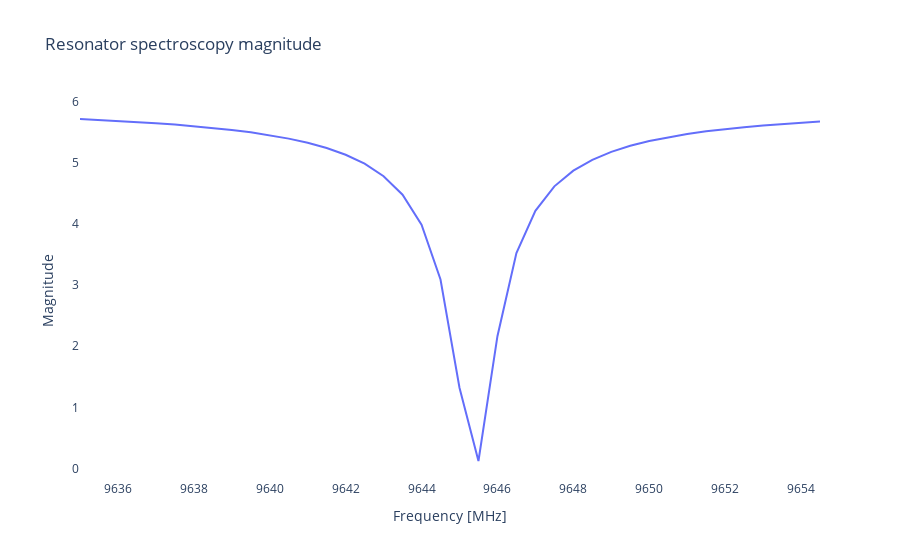
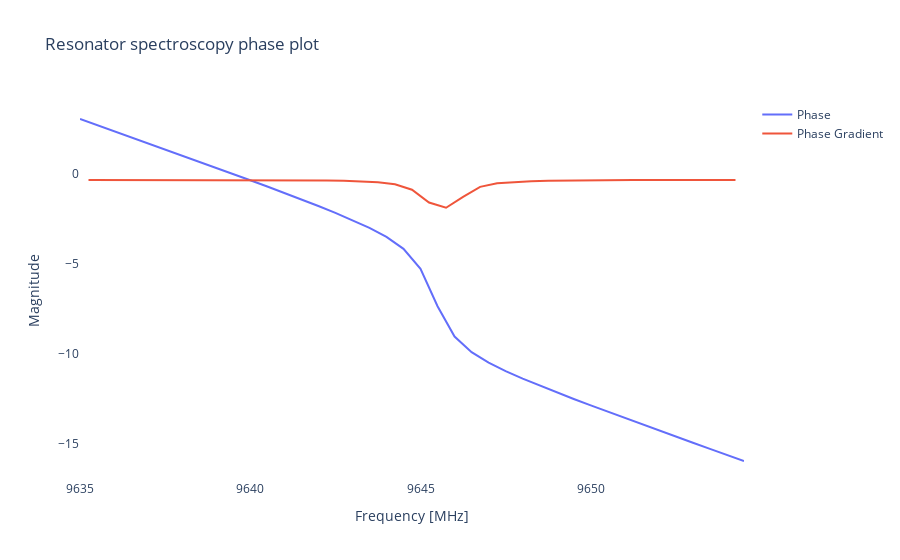
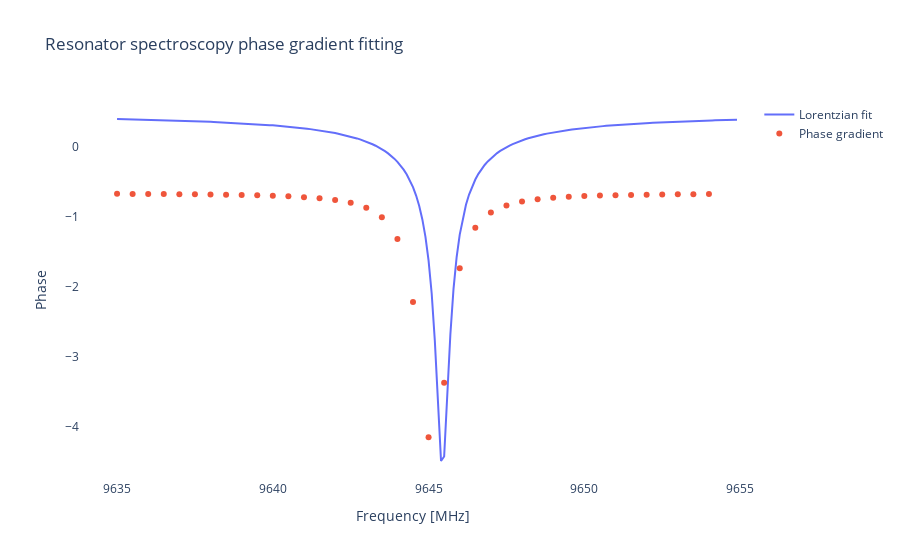

The notebook cell saved with these charts, in order:
### Markdown cell above
# Resonators Spectroscopy

### Code cell
dut = duts_dict['Q1']                                # device under test (qubit and resonator pair)
mprim = dut.get_measurement_prim_intlist(0)         # resonator measurement params
c1 = dut.get_c1('f01')                              # qubit pulse collection

ResonatorSweepTransmissionWithExtraInitialLPB(dut,
            start = 9645-10,
            stop  = 9645+10,
            step = 0.5,
            num_avs = 10000,
            rep_rate = 0.0,
            mp_width = 8,
            amp=0.03
)

### Figure 1 — Plotly figure (JSON) as saved in the notebook; plotly's stock layout.template omitted (floating-point values rounded to 4 significant figures)
{"data": [{"mode": "lines", "name": "Magnitude", "type": "scatter", "x": [9635.0, 9636.0, 9636.0, 9636.0, 9637.0, 9638.0, 9638.0, 9638.0, 9639.0, 9640.0, 9640.0, 9640.0, 9641.0, 9642.0, 9642.0, 9642.0, 9643.0, 9644.0, 9644.0, 9644.0, 9645.0, 9646.0, 9646.0, 9646.0, 9647.0, 9648.0, 9648.0, 9648.0, 9649.0, 9650.0, 9650.0, 9650.0, 9651.0, 9652.0, 9652.0, 9652.0, 9653.0, 9654.0, 9654.0, 9654.0], "y": [5.718, 5.703, 5.687, 5.669, 5.649, 5.627, 5.602, 5.572, 5.539, 5.499, 5.453, 5.397, 5.329, 5.243, 5.133, 4.986, 4.782, 4.479, 3.988, 3.092, 1.321, 0.1224, 2.165, 3.523, 4.216, 4.616, 4.873, 5.051, 5.181, 5.279, 5.358, 5.421, 5.472, 5.516, 5.553, 5.585, 5.612, 5.636, 5.658, 5.677]}], "layout": {"plot_bgcolor": "white", "title": {"text": "Resonator spectroscopy magnitude"}, "xaxis": {"title": {"text": "Frequency [MHz]"}}, "yaxis": {"title": {"text": "Magnitude"}}}}

### Figure 2 — Plotly figure (JSON) as saved in the notebook; plotly's stock layout.template omitted (floating-point values rounded to 4 significant figures)
{"data": [{"mode": "lines", "name": "Phase", "type": "scatter", "x": [9635.0, 9636.0, 9636.0, 9636.0, 9637.0, 9638.0, 9638.0, 9638.0, 9639.0, 9640.0, 9640.0, 9640.0, 9641.0, 9642.0, 9642.0, 9642.0, 9643.0, 9644.0, 9644.0, 9644.0, 9645.0, 9646.0, 9646.0, 9646.0, 9647.0, 9648.0, 9648.0, 9648.0, 9649.0, 9650.0, 9650.0, 9650.0, 9651.0, 9652.0, 9652.0, 9652.0, 9653.0, 9654.0, 9654.0, 9654.0], "y": [3.046, 2.71, 2.373, 2.036, 1.698, 1.359, 1.02, 0.6789, 0.3364, -0.007847, -0.3546, -0.7044, -1.059, -1.418, -1.787, -2.167, -2.568, -3.003, -3.505, -4.164, -5.274, -7.351, -9.037, -9.905, -10.48, -10.95, -11.37, -11.76, -12.14, -12.5, -12.86, -13.21, -13.56, -13.91, -14.25, -14.59, -14.93, -15.27, -15.61, -15.95]}, {"mode": "lines", "name": "Phase Gradient", "type": "scatter", "x": [9635.0, 9636.0, 9636.0, 9637.0, 9637.0, 9638.0, 9638.0, 9639.0, 9639.0, 9640.0, 9640.0, 9641.0, 9641.0, 9642.0, 9642.0, 9643.0, 9643.0, 9644.0, 9644.0, 9645.0, 9645.0, 9646.0, 9646.0, 9647.0, 9647.0, 9648.0, 9648.0, 9649.0, 9649.0, 9650.0, 9650.0, 9651.0, 9651.0, 9652.0, 9652.0, 9653.0, 9653.0, 9654.0, 9654.0], "y": [-0.336, -0.3363, -0.3368, -0.3375, -0.3383, -0.3392, -0.3403, -0.3417, -0.3434, -0.3455, -0.3483, -0.352, -0.357, -0.364, -0.3744, -0.3905, -0.4177, -0.4688, -0.5809, -0.8842, -1.593, -1.882, -1.277, -0.723, -0.5241, -0.444, -0.405, -0.3832, -0.3697, -0.3609, -0.3548, -0.3504, -0.3471, -0.3446, -0.3426, -0.3411, -0.3398, -0.3388, -0.3379, -0.3375]}], "layout": {"plot_bgcolor": "white", "title": {"text": "Resonator spectroscopy phase plot"}, "xaxis": {"title": {"text": "Frequency [MHz]"}}, "yaxis": {"title": {"text": "Magnitude"}}}}

### Figure 3 — Plotly figure (JSON) as saved in the notebook; plotly's stock layout.template omitted (floating-point values rounded to 4 significant figures; data arrays with more than 128 entries replaced by an {"elided": "..."} marker saying what was removed)
{"data": [{"mode": "lines", "name": "Lorentzian fit", "type": "scatter", "x": {"elided": "200 float values"}, "y": {"elided": "200 float values"}}, {"mode": "markers", "name": "Phase gradient", "type": "scatter", "x": [9635.0, 9636.0, 9636.0, 9636.0, 9637.0, 9638.0, 9638.0, 9638.0, 9639.0, 9640.0, 9640.0, 9640.0, 9641.0, 9642.0, 9642.0, 9642.0, 9643.0, 9644.0, 9644.0, 9644.0, 9645.0, 9646.0, 9646.0, 9646.0, 9647.0, 9648.0, 9648.0, 9648.0, 9649.0, 9650.0, 9650.0, 9650.0, 9651.0, 9652.0, 9652.0, 9652.0, 9653.0, 9654.0, 9654.0, 9654.0], "y": [-0.672, -0.673, -0.6742, -0.6757, -0.6774, -0.6793, -0.6817, -0.6849, -0.6886, -0.6935, -0.6997, -0.7082, -0.7197, -0.7363, -0.7611, -0.8009, -0.87, -1.005, -1.319, -2.218, -4.155, -3.373, -1.735, -1.157, -0.9389, -0.8372, -0.7826, -0.75, -0.7289, -0.7146, -0.7045, -0.697, -0.6914, -0.687, -0.6835, -0.6808, -0.6785, -0.6766, -0.6751]}], "layout": {"plot_bgcolor": "white", "title": {"text": "Resonator spectroscopy phase gradient fitting"}, "xaxis": {"title": {"text": "Frequency [MHz]"}}, "yaxis": {"title": {"text": "Phase"}}}}
